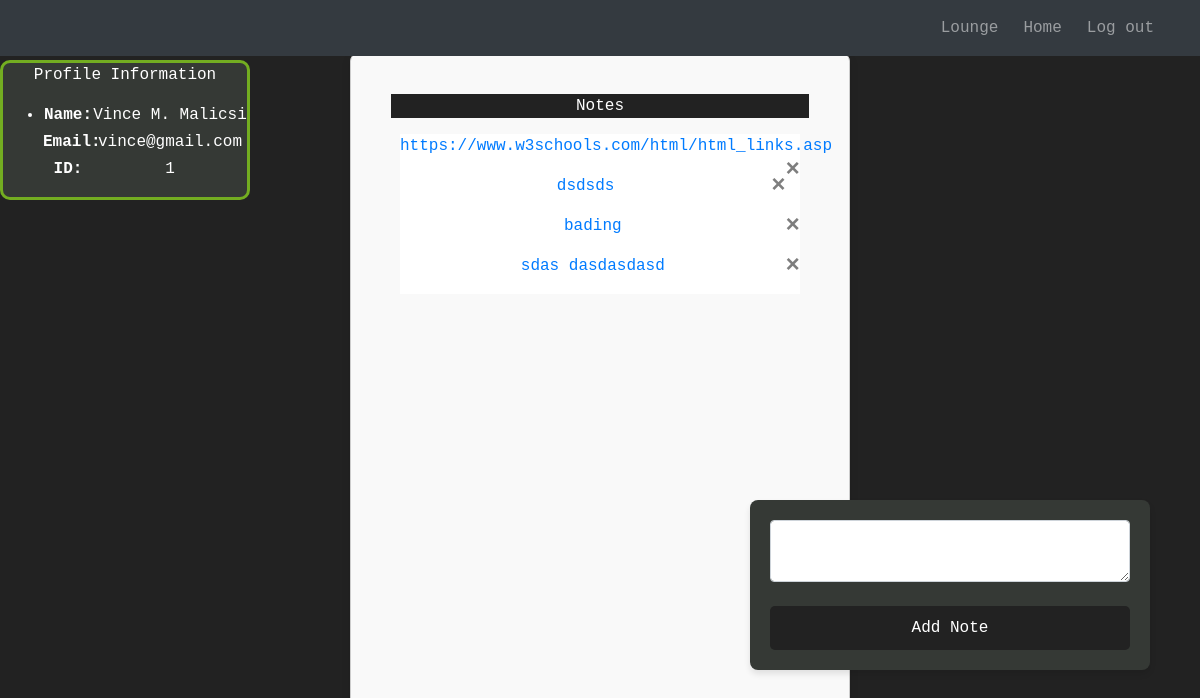
Page / (signed in) on the earlier database version.
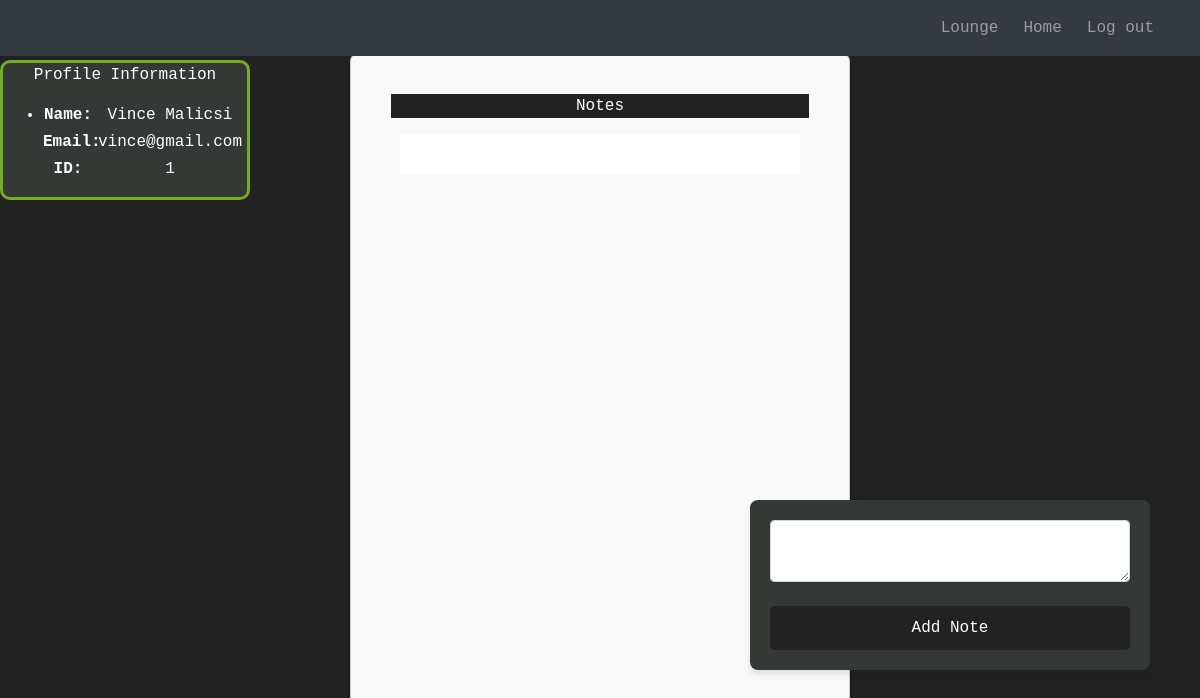
Same page on the later database version.
### website/models.py (models this page shows)
class Note(db.Model):
    id = db.Column(db.Integer, primary_key=True)
    data = db.Column(db.String(10000))
    date = db.Column(db.DateTime(timezone=True), default=func.now())
    user_id = db.Column(db.Integer, db.ForeignKey('user.id'))

class User(db.Model, UserMixin):
    id = db.Column(db.Integer, primary_key=True)
    email = db.Column(db.String(150), unique=True)
    password = db.Column(db.String(150))
    first_name = db.Column(db.String(150))
    notes = db.relationship('Note')
    chats = db.relationship('Chat')

### website/views.py (the view, shortened to what this page needs)
@views.route('/', methods=['GET', 'POST'])
@login_required
def home():
    return render_template("home.html", user=current_user)

### website/__init__.py (called while the page is built)
def create_app():
    app = Flask(__name__)
    app.config['SECRET_KEY'] = 'DSA Group 4'
    app.config['SQLALCHEMY_DATABASE_URI'] = f'sqlite:///{DB_NAME}'
    db.init_app(app)
    from .views import views
    from .auth import auth
    app.register_blueprint(views, url_prefix='/')
    app.register_blueprint(auth, url_prefix='/')
    from .models import User, Note
    with app.app_context():
        db.create_all()
    login_manager = LoginManager()
    login_manager.login_view = 'auth.login'
    login_manager.init_app(app)
    @login_manager.user_loader
    def load_user(id):
        return User.query.get(int(id))
    return app

### website/templates/home.html (shortened to what this page needs)
{% extends "index.html" %}
{% block content %}
<div align="center" class="input-block">
  <p class="links">Notes</p>
  <ul class="data-list" id="notes">
    {% for note in user.notes %}
    <li class="data-list">
      <a href="{{ note.data }}" target="_blank" rel="noopener noreferrer">{{ note.data }}</a>
      <button type="button" class="close" onClick="deleteNote({{ note.id }})">
        <span aria-hidden="true">&times;</span>
      </button>
    </li>
    {% endfor %}
  </ul>
</div>
<div align="center" class="link-container">
  <div class="profile">
    <p align="center" class="profile-title">Profile Information</p>
    <ul align="center" class="list-group list-group-flush" id="users">
      <li class="profile-table">
        <div class="profile-row">
          <div class="profile-label">Name:</div>
          <div class="profile-data">{{ user.first_name }}</div>
        </div>
        <div class="profile-row">
          <div class="profile-label">Email:</div>
          <div class="profile-data">{{ user.email }}</div>
        </div>
        <div class="profile-row">
          <div class="profile-label">ID:</div>
          <div class="profile-data">{{ user.id }}</div>
        </div>
      </li>
    </ul>
  </div>
</div>
<div class="button-block">
  <form method="POST">
    <textarea name="note" id="note" class="form-control" required></textarea>
    <br />
    <div align="center">
      <button type="submit" class="btn btn-primary">Add Note</button>
    </div>
  </form>
</div>
{% endblock %}

Differences in the rows shown:
removed Note: data "https://www.w3schools.com/html/html_links.asp"
removed Note: data "dsdsds"
removed Note: data "bading"
removed Note: data "sdas dasdasdasd"
changed User "vince@gmail.com": first_name "Vince M. Malicsi" → "Vince Malicsi"
